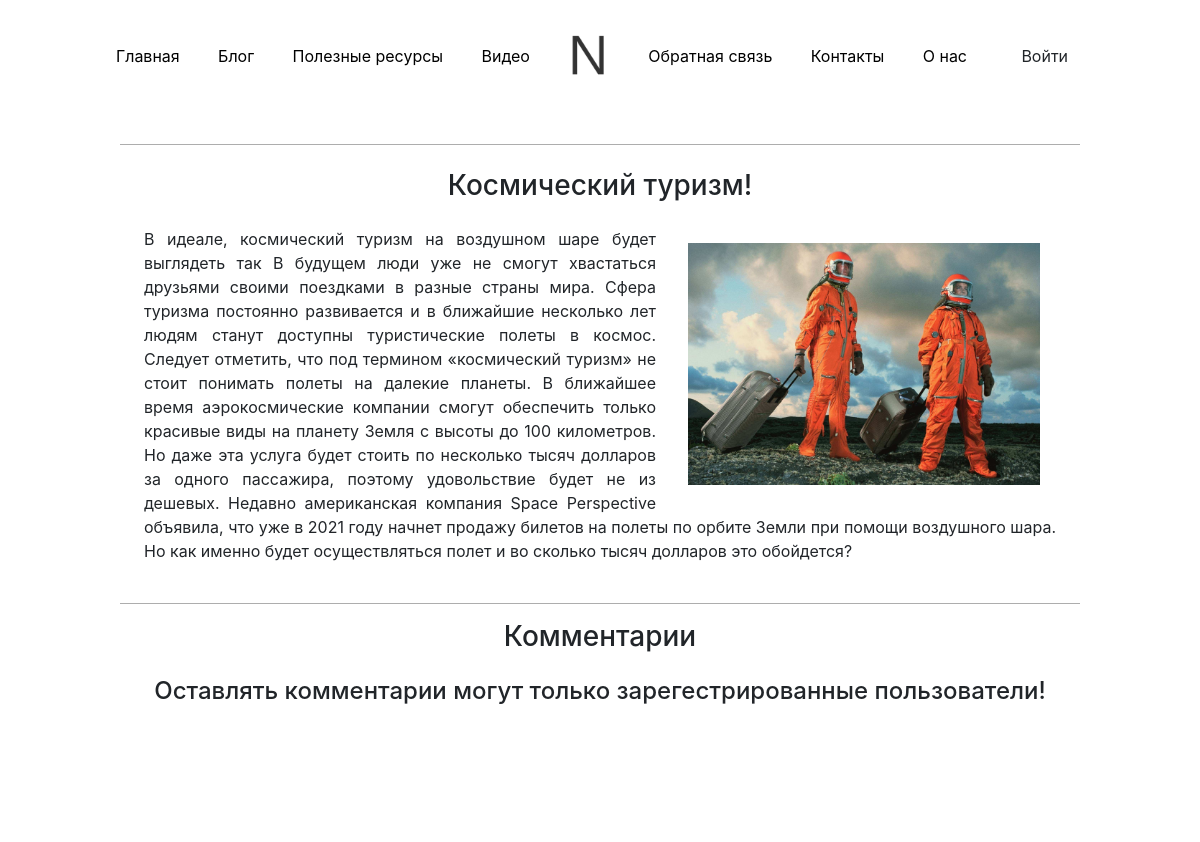
The app's page /blogcontent/31 with its own data.
### mainApp/models.py (models this page shows, shortened)
class Blog(models.Model):
    picture = models.ImageField(null=True, blank=True, upload_to="")
    title = models.CharField('Сообщение', max_length=50)
    description = models.CharField("Краткое содержание", max_length=150)
    content = models.TextField("Полное содержание")
    posted = models.DateTimeField("Время", default=datetime.now)

### mainApp/views.py (the view)
# urls.py: path('blogcontent/<int:pk>', views.blogcontent, name='blogcontent'),
def blogcontent(request, pk):
    post = Blog.objects.get(id=pk)
    comment = Comment.objects.filter(post = pk).order_by('-time')
    if request.user.is_authenticated:
        user_first_name = request.user.first_name
        user_last_name = request.user.last_name
        if request.method == 'POST':
            form = CommentForm(request.POST)
            if form.is_valid():
                form2 = form.save(commit=False)
                form2.user = request.user
                form2.time = datetime.now()
                form2.post = post
                form2.save()
                form = CommentForm()
        else:
            form = CommentForm()
        context = {'user_first_name': user_first_name, 'user_last_name': user_last_name, 'footertitle': 'Блог', 'form': form, 'post': post, 'comment': comment}
    else:
        context = {'post': post}
    return render(request, 'mainApp/blogcontent.html', context)

### mainApp/templates/mainApp/blogcontent.html (shortened to what this page needs)
{% extends "mainApp/index.html" %}
{% block content %}
<div class="blogcontent-px">
   <div class="blogcontent">
      <h3>{{ post.title }}</h3>
      <img class="img1" src="{{ post.picture.url }}" alt="">
      <p>{{ post.content }}</p>
   </div>
   <h3 class="title-blogcontent-px">Комментарии</h3>
   {% if user.is_authenticated %}
   <div class="blogcontent-comment">
      <form method="POST">
         {% csrf_token %}
         {{ form.comment }}
         <button type="submit" value="Отправить">Добавить</button>
      </form>
   </div>
   {% else %}
   <h4>Оставлять комментарии могут только зарегестрированные пользователи!</h4>
   {% endif %}
</div>
{% endblock %}

### mainApp/static/css/main.css (style rules this page uses)
body { padding-top: 7rem; }
body { position: relative; padding-bottom: 6rem; min-height: 100vh; }
.blogcontent-px { display: flex; flex-direction: column; align-items: center; padding: 2rem 0; }
.blogcontent { width: 80%; border-bottom: 1px solid rgb(173, 173, 173); padding: 1.5rem; border-top: 1px solid rgb(173, 173, 173); padding: 1.5rem; }
.img1 { display: block; float: right; padding: 1rem 1rem 0.5rem 2rem; width: 400px; }
.blogcontent h3 { padding-bottom: 1rem; text-align: center; }
.blogcontent p { text-align: justify; }
.title-blogcontent-px { padding: 1rem; text-align: center; }

### mainApp/static/css/bootnik.css (style rules this page uses)
*,::before,::after { box-sizing:border-box }
html { font-family:sans-serif;line-height:1.15;-webkit-text-size-adjust:100%;-ms-text-size-adjust:100%;-ms-overflow-style:scrollbar;-webkit-tap-highlight-color:transparent }
body { margin:0;font-family:-apple-system,BlinkMacSystemFont,"Segoe UI",Roboto,"Helvetica Neue",Arial,sans-serif,"Apple Color Emoji","Segoe UI Emoji","Segoe UI Symbol";font-size:1rem;font-weight:400;line-height:1.5;color:#212529;text-align:left;background-color:#fff }
h1,h2,h3,h4,h5,h6 { margin-top:0;margin-bottom:.5rem }
p { margin-top:0;margin-bottom:1rem }
img { vertical-align:middle;border-style:none }
h1,h2,h3,h4,h5,h6,.h1,.h2,.h3,.h4,.h5,.h6 { margin-bottom:.5rem;font-family:inherit;font-weight:500;line-height:1.2;color:inherit }
h3,.h3 { font-size:1.75rem }
h4,.h4 { font-size:1.5rem }

### records on screen
Blog: title "Космический туризм!", picture (picture), content "В идеале, космический туризм на воздушном шаре будет выглядеть так В будущем люди уже не смогут хвастаться друзьями своими поездками в разные страны мира. Сфера туризма постоянно развивается и в ближайшие несколько лет людям станут доступны туристические полеты в космос. Следует отметить, что под термином «космический туризм» не стоит понимать полеты на далекие планеты. В ближайшее время аэрокосмические компании смогут обеспечить только красивые виды на планету Земля с высоты до 100 километров. Но даже эта услуга будет стоить по несколько тысяч долларов за одного пассажира, поэтому удовольствие будет не из дешевых. Недавно американская компания Space Perspective объявила, что уже в 2021…"
